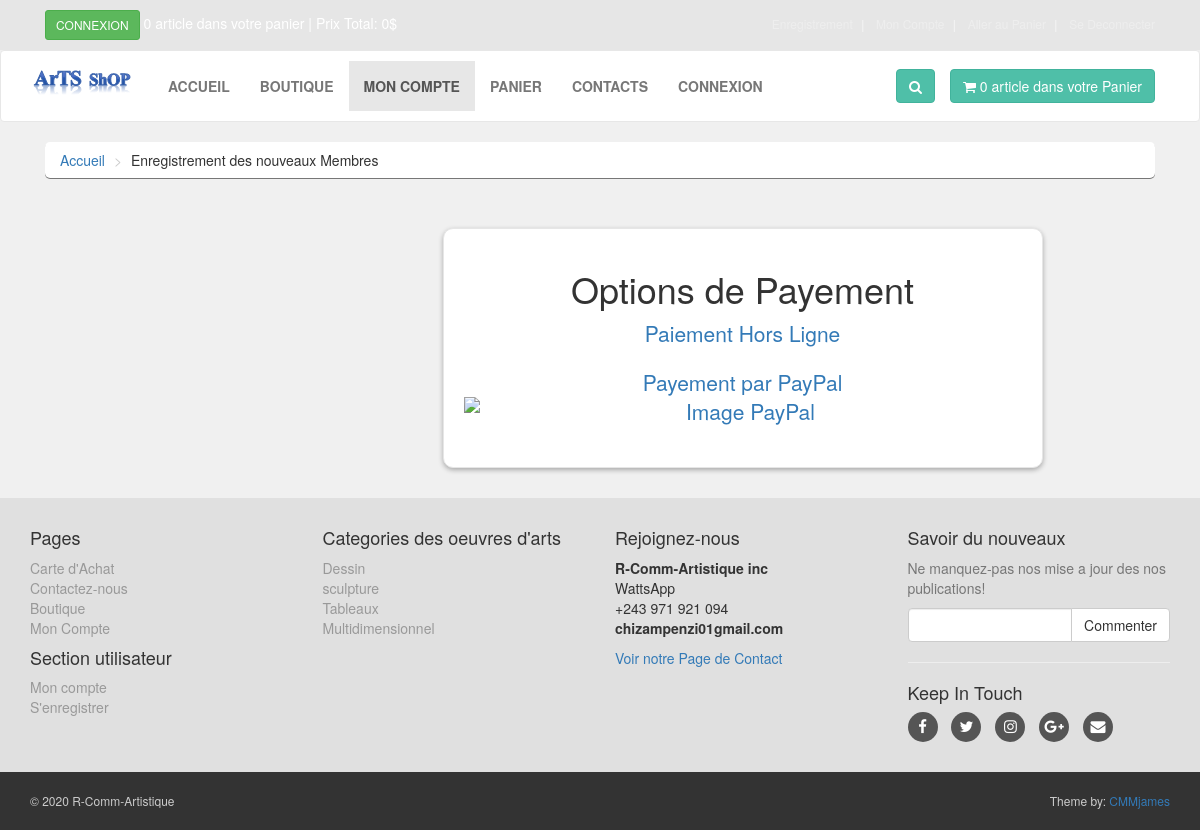
Screenshot of /checkout.php (signed in) with the database file from the repository.
### tables this page shows
CREATE TABLE IF NOT EXISTS `t_arts_categorie` (
  `art_cat_id` int(10) NOT NULL AUTO_INCREMENT,
  `art_cat_titre` text NOT NULL,
  `art_cat_descr` text NOT NULL,
  PRIMARY KEY (`art_cat_id`)
);

### option_payement.php (the view, shortened to what this page needs)
<div class="box">
	<?php
	$session_email = $_SESSION['client_email'];
	$select_client  = "select * from t_clients where client_email='$session_email'";
	 $run_client = mysqli_query($con,$select_client);
	 $row_client = mysqli_fetch_array($run_client);
	 $client_id = $row_client['client_id'];
	 ?>
<h1 class="text-center">Options de Payement</h1>
		<p class="lead text-center">
			<a  href="order.php?u_id=<?php echo $client_id ?>"> Paiement  Hors Ligne</a>
		</p>
		<center>
			<p class="lead">
				<a href="#">Payement par PayPal
				<img class="img-responsive" src="images/ " alt="Image PayPal">
			</p>
		</center>
</div>

### includes/footer.php (shortened to what this page needs)
<div id="footer">
	<div class="container">
		<div class="row">
			<div class="col-sm-6 col-md-3">
				<h4>Pages</h4>
				<ul>
                    <li><a href="panier.php">Carte d'Achat</a></li>
					<li><a href="contact.php">Contactez-nous</a></li>
					<li><a href="shop.php">Boutique</a></li>
					<li><a href="customer/mon_compte.php">Mon Compte</a></li>
				</ul>
				<h4>Section utilisateur</h4>
				<ul>
                           <?php
                           if(!isset($_SESSION['client_email'])){
                             echo "<a href='checkout.php'> Se Connecter </a>";
                           }else{
                              echo "<a href='customer/mon_compte.php?my_orders'>Mon compte</a>";
                           }
                            ?>
					<li><a href="enregistrement.php">S'enregistrer</a></li>
				</ul>
			</div>
			<div class="com-sm-6 col-md-3">
			<h4>Categories des oeuvres d'arts </h4>
			<ul>
		<?php
             $get_a_categ = "SELECT * FROM t_arts_categorie";
             $run_a_categ = mysqli_query($con,$get_a_categ);
             while ($row_a_categ=mysqli_fetch_array($run_a_categ)) {
             	$art_cat_id = $row_a_categ['art_cat_id'];
             	$art_cat_titre = $row_a_categ['art_cat_titre'];
             	echo "
             	<li>
             	<a href='shop.php?a_cat=$art_cat_id'>
             	$art_cat_titre
             	</a>
             	</li>
             	";
             }
		 ?>
			</ul>
			</div>
             <div class="col-sm-6 col-md-3">
             	<h4>Rejoignez-nous</h4>
             	<p>
             		<strong>R-Comm-Artistique inc</strong>
             		<br/>WattsApp
             		<br/>+243 971 921 094
             		<strong> chizampenzi01gmail.com</strong>
             	</p>
             	<a href="contact.php">Voir notre Page de Contact</a>
             </div>
             <div class="col-sm-6 col-md-3">
             	<h4>Savoir du nouveaux</h4>
             	<p class="text-muted">
             		Ne manquez-pas nos mise a jour des nos publications!
             	</p>
             	<form action="get" method="post">
             		<div  class="input-group">
             			<input type="text" class="form-control" name="email">
             			<span class="input-group-btn">
             				<input type="submit" value="Commenter" class="btn btn-default" >
             			</span>
             		</div>
             	</form>
             	<hr>
             	<h4>
             		Keep In Touch
             	</h4>
             	<p class="social">
             		<a href="#" class="fa fa-facebook"></a>
             		<a href="#" class="fa fa-twitter"></a>
             		<a href="#" class="fa fa-instagram"></a>
             		<a href="#" class="fa fa-google-plus"></a>
             		<a href="#" class="fa fa-envelope"></a>
             	</p>
             </div>
		</div>
	</div>
</div>
<div id="copyright">
	<div class="container">
		<div class="col-dm-6">
			 <p class="pull-left">&copy; 2020 R-Comm-Artistique</p>
		</div>
		<div class="col-dm-6">
			 <p class="pull-right">Theme by: <a href="#">CMMjames</a></p>
		</div>
	</div>
</div>

### styles/style.css (style rules this page uses)
body { font-size: 14px; line-height: 1.42857143; color: #333333; background: #f0f0f0; }
.box { background: #ffffff; margin: 0 0 30px; border: solid 1px #e6e6e6; box-sizing: border-box; padding: 20px; box-shadow: 0px 2px 5px rgb(0, 0, 0, .3); }
#footer { background: #e0e0e0; padding: 20px 0; }
#footer ul { list-style: none; padding-left: 0px; }
#footer ul a { color: #999999; padding: 20px 0; text-align: left; }
#footer .social { text-align: left; }
#footer .social a { margin: 0px 10px 0px 0px; display: inline-block; color: #ffffff; width: 30px; height: 30px; border-radius: 15px; line-height: 30px; font-size: 15px; text-align: center; vertical-align: bottom; background: #555555; text-decoration: none; }
#copyright { background: #333333; color: #cccccc; padding: 20px 0px; font-size: 12px; }
#copyright p { margin: 0px; }

### styles/style-login.css (style rules this page uses)
.box { width: 600px; margin: auto; margin-top: 30px; margin-bottom: 30px; border-radius: 10px; }

### rows the page displays
t_arts_categorie: art_cat_titre "Dessin"
t_arts_categorie: art_cat_titre "sculpture"
t_arts_categorie: art_cat_titre "Tableaux"
t_arts_categorie: art_cat_titre "Multidimensionnel"

### other values shown
$count_articles "0 0"
$total "0"
